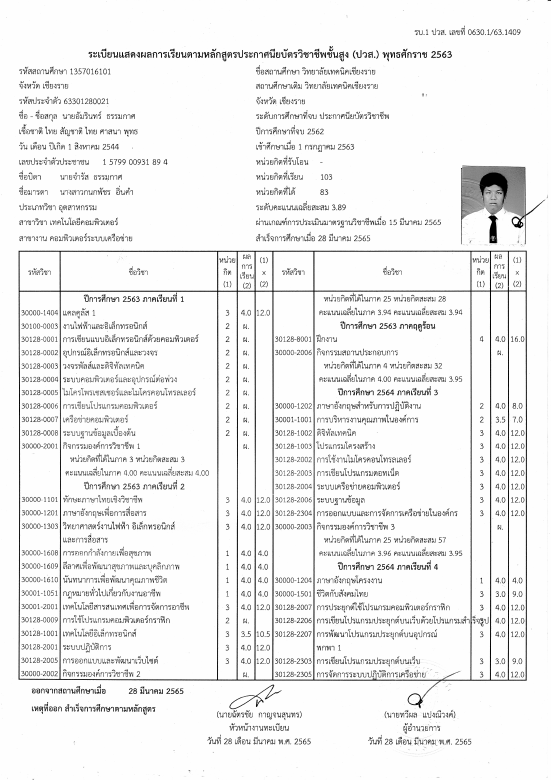
#> input picture django/ocr_project/media/img-3.png, 1653 x 2338 px (shown at 1/3 size)
$ python -i function_tn.py   (imports and definitions only)
#> lines starting #> are read from the running program, lines starting #| are printed output that depends on the picture; after the words box and inside, x2 and y2 are one past the last pixel; in counts of white or black regions, pixels touching at a corner belong together
#> further down, picture is the input picture: shape (2338, 1653); min 0, max 255, mean 239.5
import pytesseract
import cv2
import numpy as np


# [313 lines left out: functions split_grade_table_and_students, biggest_contour, persective_transformation, group_indices, find_table_columns_rows, detect_text_group_in_cell and 1 more, not called in this run]

# เพิ่ม
def get_centroid(contour):
    # คำนวณ moments ของ contour
    M = cv2.moments(contour)
    if M["m00"] != 0:
        cx = M["m10"] / M["m00"]
        cy = M["m01"] / M["m00"]
    else:
        cx, cy = 0, 0
    return (cx, cy)

# เพื่ม
# [53 lines left out: function detect_one_level_of_char, not called in this run]

# เพิ่ม
def char_level(char_images):

    char_box = []

    skeleton = cv2.ximgproc.thinning(char_images, thinningType=cv2.ximgproc.THINNING_GUOHALL)
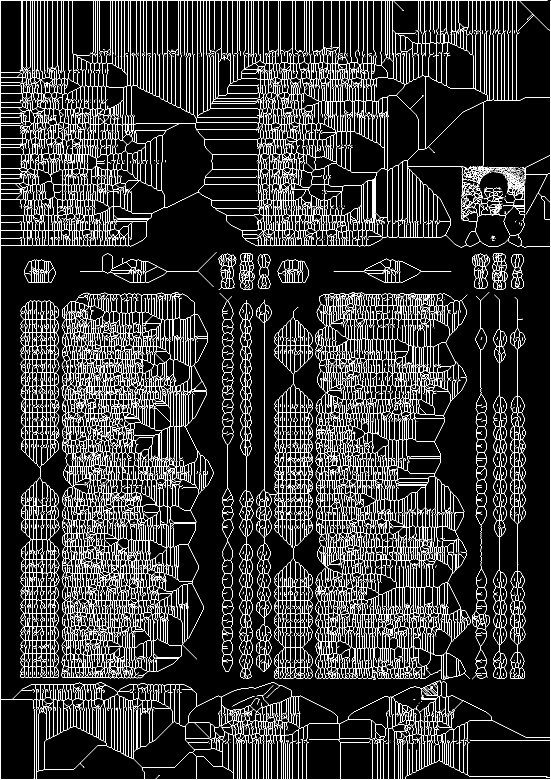
#> skeleton: shape (2338, 1653) (shown at 1/3 size); 8% white in thin lines or dots
    #skeleton = cv2.ximgproc.thinning(char_images, thinningType=cv2.ximgproc.THINNING_ZHANGSUEN)

    kernel_dummy = np.ones((3, 3), np.uint8)
    closing_skeleton = cv2.morphologyEx(skeleton, cv2.MORPH_CLOSE, kernel=kernel_dummy, iterations=1)
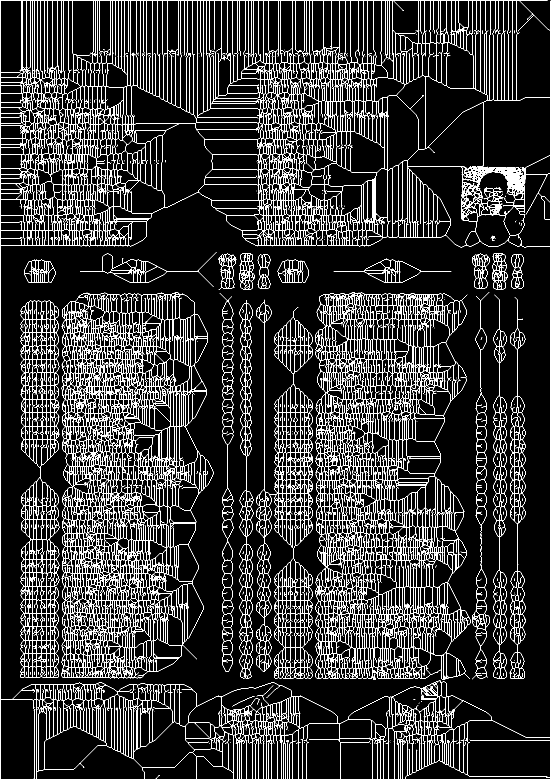
#> closing_skeleton: shape (2338, 1653) (shown at 1/3 size); 9.2% white in thin lines or dots
    dummy_image = cv2.dilate(skeleton, kernel_dummy, iterations=1)
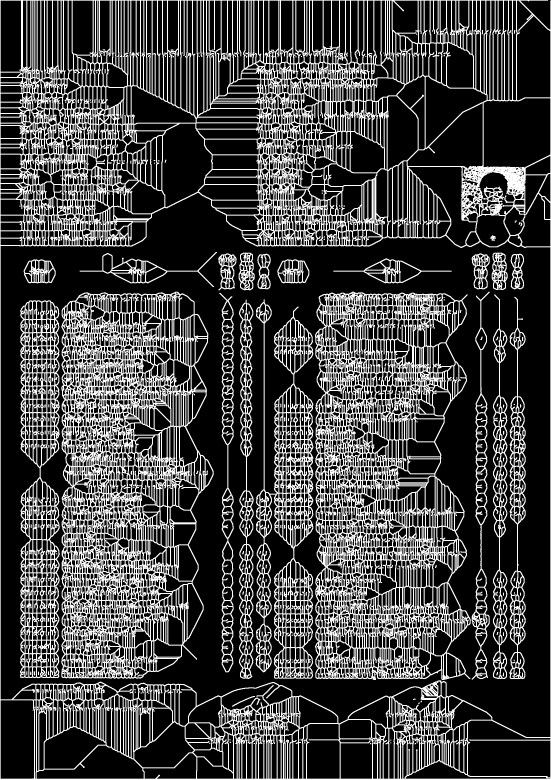
#> dummy_image: shape (2338, 1653) (shown at 1/3 size); 26.3% white; 365 white regions (218 under 20 px), largest, box (x1, y1, x2, y2) and area: (0, 0, 1653, 2338) 401577, (184, 875, 641, 2036) 202683, (945, 875, 1412, 2040) 202300
    closing = cv2.morphologyEx(dummy_image, cv2.MORPH_CLOSE, kernel=kernel_dummy, iterations=1)
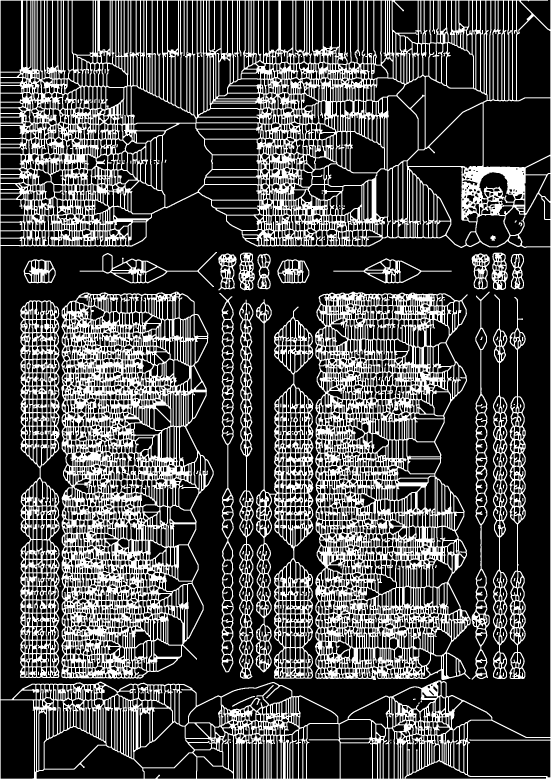
#> closing: shape (2338, 1653) (shown at 1/3 size); 28.1% white; 111 white regions (18 under 20 px)

    contours, hierarchy = cv2.findContours(dummy_image, cv2.RETR_EXTERNAL, cv2.CHAIN_APPROX_SIMPLE)
#> contours = 1 contour; box (x1, y1, x2, y2) and area: (0, 0, 1653, 2338) 3856506

    # เรียง contours ตามค่า y ของ centroid จากน้อยไปหามาก
    sorted_contours = sorted(contours, key=lambda cnt: get_centroid(cnt)[1], reverse=True)
#> sorted_contours has the same summary as contours

    # คำนวณพื้นที่ของ contour แต่ละตัว และหาพื้นที่ที่ใหญ่ที่สุด
    max_area = max(cv2.contourArea(cnt) for cnt in sorted_contours)
#> max_area = 3856505.5

    # กำหนด threshold เป็น 5% ของพื้นที่ที่ใหญ่ที่สุด
    min_area_threshold = max_area * 0.05
#> min_area_threshold = 192825.3

    # กรอง contours ที่มีพื้นที่ไม่น้อยกว่า threshold
    filtered_contours = [cnt for cnt in sorted_contours if cv2.contourArea(cnt) >= min_area_threshold]
#> filtered_contours has the same summary as contours

    # หาก filtered_contours มีแค่ 2 ตัว
    if len(filtered_contours) == 2:

        area0 = cv2.contourArea(filtered_contours[0])
        area1 = cv2.contourArea(filtered_contours[1])
        # คำนวณความแตกต่างเป็นอัตราส่วนของ contour ที่มีพื้นที่ใหญ่กว่า
        diff_ratio = abs(area0 - area1) / max(area0, area1)
        if diff_ratio <= 0.15:
            print("เหมือนกัน")

            kernel_same = np.ones((4, 4), np.uint8)
            dilated_same = cv2.dilate(char_images, kernel_same, iterations=2)
            contours, hierarchy = cv2.findContours(dilated_same, cv2.RETR_EXTERNAL, cv2.CHAIN_APPROX_SIMPLE)
            largest_contour = max(contours, key=cv2.contourArea)

            level = 1
            x, y, w, h = cv2.boundingRect(largest_contour)
            contour_area = int(cv2.contourArea(largest_contour))
            crop_img = char_images[y:y+h, x:x+w]
            char_box.append([crop_img, level])

            return char_box
    elif len(filtered_contours) >= 3: # เอาไว้แก้ปัญหาพวกคำว่า "ชั้น, บัน" หรือทุกคำที่มี "  ั "
        print("len(filtered_contours) >= 3")
        # คำนวณ centroid และพื้นที่ของแต่ละ contour ใน filtered_contours
        centroids_filtered = [get_centroid(cnt) for cnt in filtered_contours]
        areas_filtered = [cv2.contourArea(cnt) for cnt in filtered_contours]

        # หาตำแหน่งของ contour ที่มีพื้นที่มากที่สุด
        max_area_idx = areas_filtered.index(max(areas_filtered))
        max_centroid_y = centroids_filtered[max_area_idx][1]
        max_area = areas_filtered[max_area_idx]

        # สร้าง list ใหม่เพื่อจัดกลุ่ม contour ที่จะอยู่ก่อนและหลัง
        remain_contours = []
        move_to_end = []

        find_status = False
        # วนลูปผ่านแต่ละ contour พร้อมกับ centroid และพื้นที่
        for idx, (cnt, cent, area) in enumerate(zip(filtered_contours, centroids_filtered, areas_filtered)):
            # ถ้าเป็น contour ที่มีพื้นที่มากที่สุด ให้เก็บไว้ใน remain_contours
            if idx == max_area_idx:
                remain_contours.append(cnt)
            else:
                # ตรวจสอบว่า centroid แกน y ของ contour นี้ต่างจาก max_centroid_y ไม่เกิน 20%
                # และมีพื้นที่ไม่น้อยกว่า 30% ของ max_area
                if abs(cent[1] - max_centroid_y) <= 0.2 * max_centroid_y and area >= 0.3 * max_area:
                    print("มีอยู่หลังสุด")
                    move_to_end.append(cnt)
                    find_status = True
                else:
                    remain_contours.append(cnt)

        # รวม list ที่เหลือเข้าด้วยกัน โดย contour ที่ตรงเงื่อนไขจะอยู่ท้ายสุด
        filtered_contours = remain_contours + move_to_end

        if find_status == True:

            # คำนวณพื้นที่และ centroid แกน x ของ contour ตัวแรกและตัวสุดท้าย
            first_area = cv2.contourArea(filtered_contours[0])
            last_area = cv2.contourArea(filtered_contours[-1])
            first_centroid = get_centroid(filtered_contours[0])
            last_centroid = get_centroid(filtered_contours[-1])

            # ตรวจสอบเงื่อนไข ถ้า contour ตัวแรกมี area มากกว่าและ centroid_x มากกว่าตัวสุดท้าย
            if first_area > last_area and first_centroid[0] > last_centroid[0]:
                print("มีการสลับตัวแรกกับตัวสุดท้าย")
                # สลับตำแหน่ง contour ตัวแรกกับตัวสุดท้าย
                filtered_contours[0], filtered_contours[-1] = filtered_contours[-1], filtered_contours[0]

            # เก็บ x, y, w, h, area ของ filtered_contours เข้าไปใน char_box
            for idx_c, cnt in enumerate(filtered_contours):
                x, y, w, h = cv2.boundingRect(cnt)
                contour_area = int(cv2.contourArea(cnt))
                char_box.append([x, y, w, h, contour_area])

            # คำนวณ index ของ list ที่มี area มากที่สุด
            areas = [item[4] for item in char_box]
            max_index = areas.index(max(areas))

            # ปรับปรุงแต่ละ list ตามเงื่อนไขที่ระบุ
            for idx, box in enumerate(char_box):
                if idx == 0:
                    box.append(1)
                elif idx == (len(char_box)-1):
                    box.append(1)
                else:
                    box.append(2)

            char_level_images = []
            for idx, box in enumerate(char_box):
                x, y, w, h, area, level = box
                crop_img = char_images[y:y+h, x:x+w]
                char_level_images.append([crop_img, level])

            return char_level_images

        else:
            # เก็บ x, y, w, h, area ของ filtered_contours เข้าไปใน char_box
            for idx_c, cnt in enumerate(filtered_contours):
                x, y, w, h = cv2.boundingRect(cnt)
                contour_area = int(cv2.contourArea(cnt))
                char_box.append([x, y, w, h, contour_area])

            # คำนวณ index ของ list ที่มี area มากที่สุด
            areas = [item[4] for item in char_box]
            max_index = areas.index(max(areas))

            # ปรับปรุงแต่ละ list ตามเงื่อนไขที่ระบุ
            for idx, box in enumerate(char_box):
                if idx == max_index:
                    # ถ้าเป็น list ที่มี area มากที่สุด append 1
                    box.append(1)
                elif idx < max_index:
                    # ถ้าอยู่ก่อน list ที่มี area มากที่สุด append 0
                    box.append(0)
                #elif idx == (len(char_box)-1):
                #    # ถ้าเป็น list append 1
                #    box.append(1)
                else:
                    # ถ้าอยู่หลัง list ที่มี area มากที่สุด ให้ append 2
                    box.append(2)

            # คำนวณ index ของ list ที่มี area มากที่สุด
            areas = [item[4] for item in char_box]
            max_index = areas.index(max(areas))

            # ถ้า contour ที่มีพื้นที่มากที่สุดไม่ได้อยู่ลำดับแรก ให้สลับตำแหน่งกับ contour ตัวแรก
            if max_index != 0:
                char_box[0], char_box[max_index] = char_box[max_index], char_box[0]

            char_level_images = []
            for idx, box in enumerate(char_box):
                x, y, w, h, area, level = box
                crop_img = char_images[y:y+h, x:x+w]
                char_level_images.append([crop_img, level])

            return char_level_images

    # เป็นพวกตัวอักษร 1 ตัว
    # เก็บ x, y, w, h, area ของ filtered_contours เข้าไปใน char_box
    for idx_c, cnt in enumerate(filtered_contours):
        x, y, w, h = cv2.boundingRect(cnt)
        contour_area = int(cv2.contourArea(cnt))
        char_box.append([x, y, w, h, contour_area])
#> this loop made 1 pass
#> (idx_c, x, y, w, h, contour_area) on pass 1: (0, 0, 0, 1653, 2338, 3856505)
#> after the loop, char_box = [[0, 0, 1653, 2338, 3856505]]

    # คำนวณ index ของ list ที่มี area มากที่สุด
    areas = [item[4] for item in char_box]
#> areas = [3856505]
    max_index = areas.index(max(areas))
#> max_index = 0

    # สำหรับ list ที่อยู่หลัง list ที่มี area มากที่สุด เราจะเริ่มนับจาก 2
    after_counter = 2

    # ปรับปรุงแต่ละ list ตามเงื่อนไขที่ระบุ
    for idx, box in enumerate(char_box):
        if idx == max_index:
            # ถ้าเป็น list ที่มี area มากที่สุด append 1
            box.append(1)
        elif idx < max_index:
            # ถ้าอยู่ก่อน list ที่มี area มากที่สุด append 0
            box.append(0)
        else:
            # ถ้าอยู่หลัง list ที่มี area มากที่สุด ให้ append sequential number เริ่มจาก 2
            box.append(after_counter)
#> this loop made 1 pass
            #after_counter += 1

    # คำนวณ index ของ list ที่มี area มากที่สุด
    areas = [item[4] for item in char_box]

    max_index = areas.index(max(areas))

    # ถ้า contour ที่มีพื้นที่มากที่สุดไม่ได้อยู่ลำดับแรก ให้สลับตำแหน่งกับ contour ตัวแรก
    if max_index != 0:
        char_box[0], char_box[max_index] = char_box[max_index], char_box[0]


    char_level_images = []
    for idx, box in enumerate(char_box):
        x, y, w, h, area, level = box
        crop_img = char_images[y:y+h, x:x+w]
        char_level_images.append([crop_img, level])
#> this loop made 1 pass
#> (x, y, w, h, area, level) on pass 1: (0, 0, 1653, 2338, 3856505, 1)
#> after the loop, char_level_images = 1 item

    return char_level_images

# เพิ่ม
# [933 lines left out: functions detect_char, resize_with_min_padding, predict_text_one_level, Rule_Based_Post_Processing, predict_text_multi_level, crop_border and 9 more, not called in this run]

>>> import cv2
>>> picture = cv2.imread('../media/img-3.png', cv2.IMREAD_GRAYSCALE)
>>> result = char_level(picture)
#> result = 1 item
